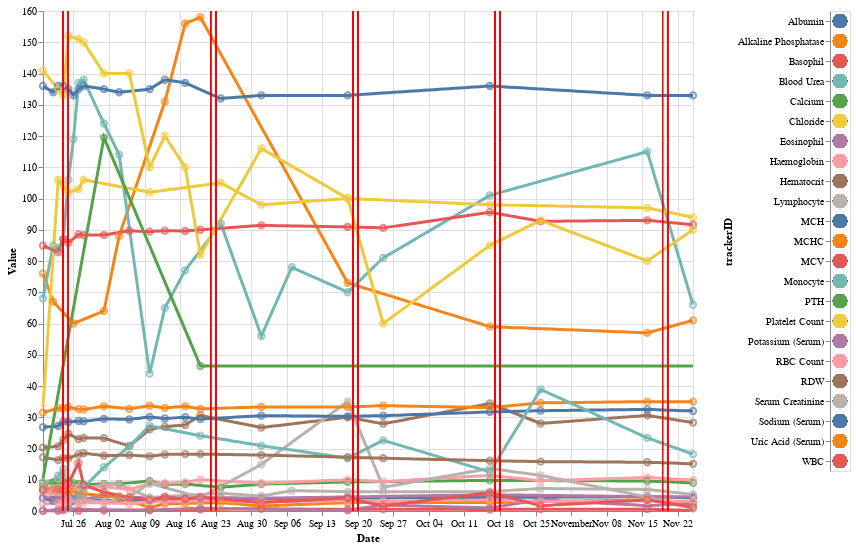

The cell this chart's notebook holds for it:
### Code cell
graph

### Figure 1 — Vega-Lite specification as saved in the notebook (floating-point values rounded to 4 significant figures; data arrays with more than 128 entries replaced by an {"elided": "..."} marker saying what was removed)
{"config": {"view": {"continuousWidth": 400, "continuousHeight": 300}}, "concat": [{"layer": [{"mark": "line", "encoding": {"color": {"type": "nominal", "field": "trackerID", "legend": null}, "size": {"condition": {"value": 1, "selection": {"not": "selector014"}}, "value": 3}, "tooltip": [{"type": "quantitative", "field": "value"}, {"type": "temporal", "field": "date"}, {"type": "nominal", "field": "trackerID"}, {"type": "nominal", "field": "section"}], "x": {"type": "temporal", "field": "date", "title": "Date"}, "y": {"type": "quantitative", "field": "interpolated_value", "title": "Value"}}, "height": 500, "transform": [{"filter": {"selection": "selector015"}}], "width": 650}, {"mark": "point", "encoding": {"color": {"type": "nominal", "field": "trackerID", "legend": null}, "size": {"condition": {"value": 20, "selection": {"not": "selector014"}}, "value": 40}, "tooltip": [{"type": "quantitative", "field": "value"}, {"type": "temporal", "field": "date"}, {"type": "nominal", "field": "trackerID"}, {"type": "nominal", "field": "section"}], "x": {"type": "temporal", "field": "date", "title": "Date"}, "y": {"type": "quantitative", "field": "interpolated_value", "title": "Value"}}, "height": 500, "selection": {"selector014": {"type": "single", "on": "mouseover", "fields": ["trackerID"], "nearest": true}, "selector017": {"type": "single", "encodings": ["color"], "empty": "none"}}, "transform": [{"filter": {"selection": "selector015"}}, {"filter": {"field": "value", "valid": true}}], "width": 650}, {"mark": {"type": "rect", "filled": true, "opacity": 0.3}, "encoding": {"color": {"type": "nominal", "field": "trackerID"}, "x": {"type": "temporal", "aggregate": "min", "field": "date"}, "x2": {"aggregate": "max", "field": "date"}, "y": {"type": "quantitative", "field": "LOWER"}, "y2": {"field": "UPPER"}}, "transform": [{"filter": {"selection": "selector017"}}]}, {"mark": "rule", "encoding": {"color": {"value": "red"}, "x": {"type": "temporal", "field": "date"}}, "transform": [{"filter": {"field": "date", "oneOf": [{"year": 2020, "month": 7, "date": 24}, {"year": 2020, "month": 7, "date": 25}, {"year": 2020, "month": 8, "date": 22}, {"year": 2020, "month": 8, "date": 23}, {"year": 2020, "month": 9, "date": 19}, {"year": 2020, "month": 9, "date": 20}, {"year": 2020, "month": 10, "date": 17}, {"year": 2020, "month": 10, "date": 18}, {"year": 2020, "month": 11, "date": 19}, {"year": 2020, "month": 11, "date": 20}]}}]}]}, {"mark": {"type": "circle", "radius": 200, "size": 200}, "encoding": {"color": {"condition": {"type": "nominal", "field": "trackerID", "legend": null, "selection": "selector015"}, "value": "lightgray"}, "y": {"type": "nominal", "field": "trackerID"}}, "selection": {"selector015": {"type": "multi", "fields": ["trackerID"], "empty": "all"}}}], "data": {"name": "data-dd9e7fee1eb162fd2859cf68e236b410"}, "$schema": "https://vega.github.io/schema/vega-lite/v4.8.1.json", "datasets": {"data-dd9e7fee1eb162fd2859cf68e236b410": {"elided": "2967 records"}}}
